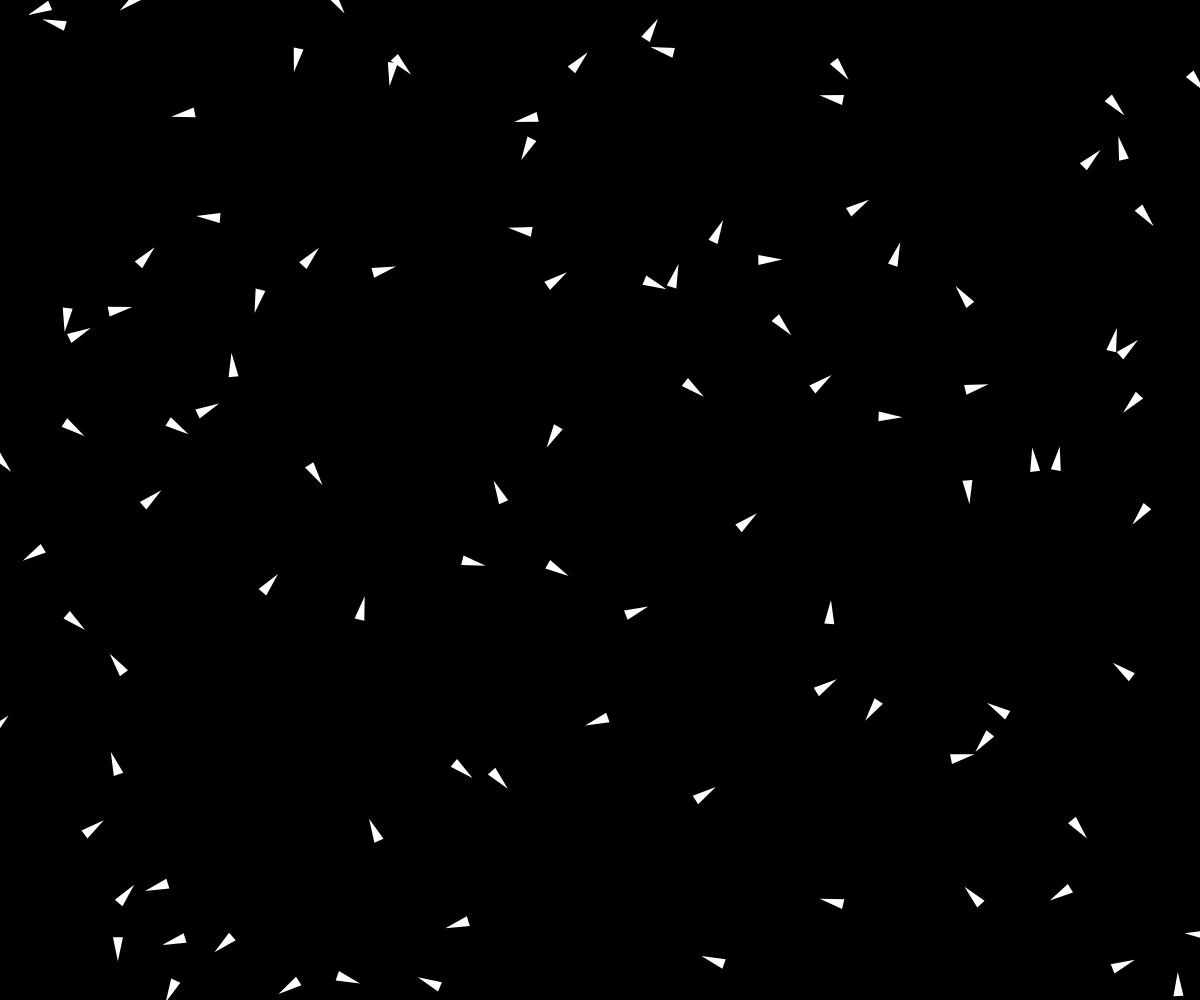
Frame 1 (no input)
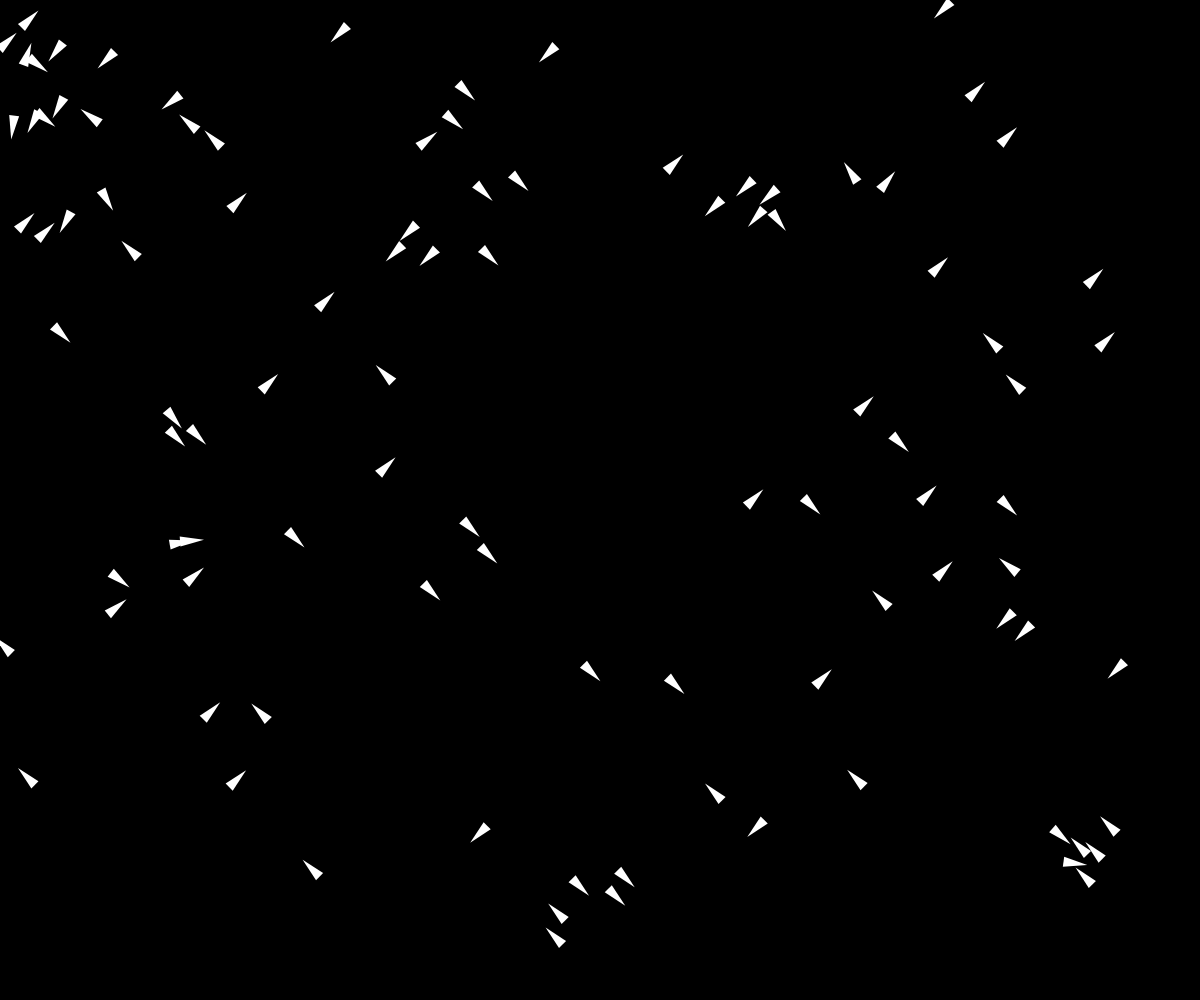
Frame 60 (no input)
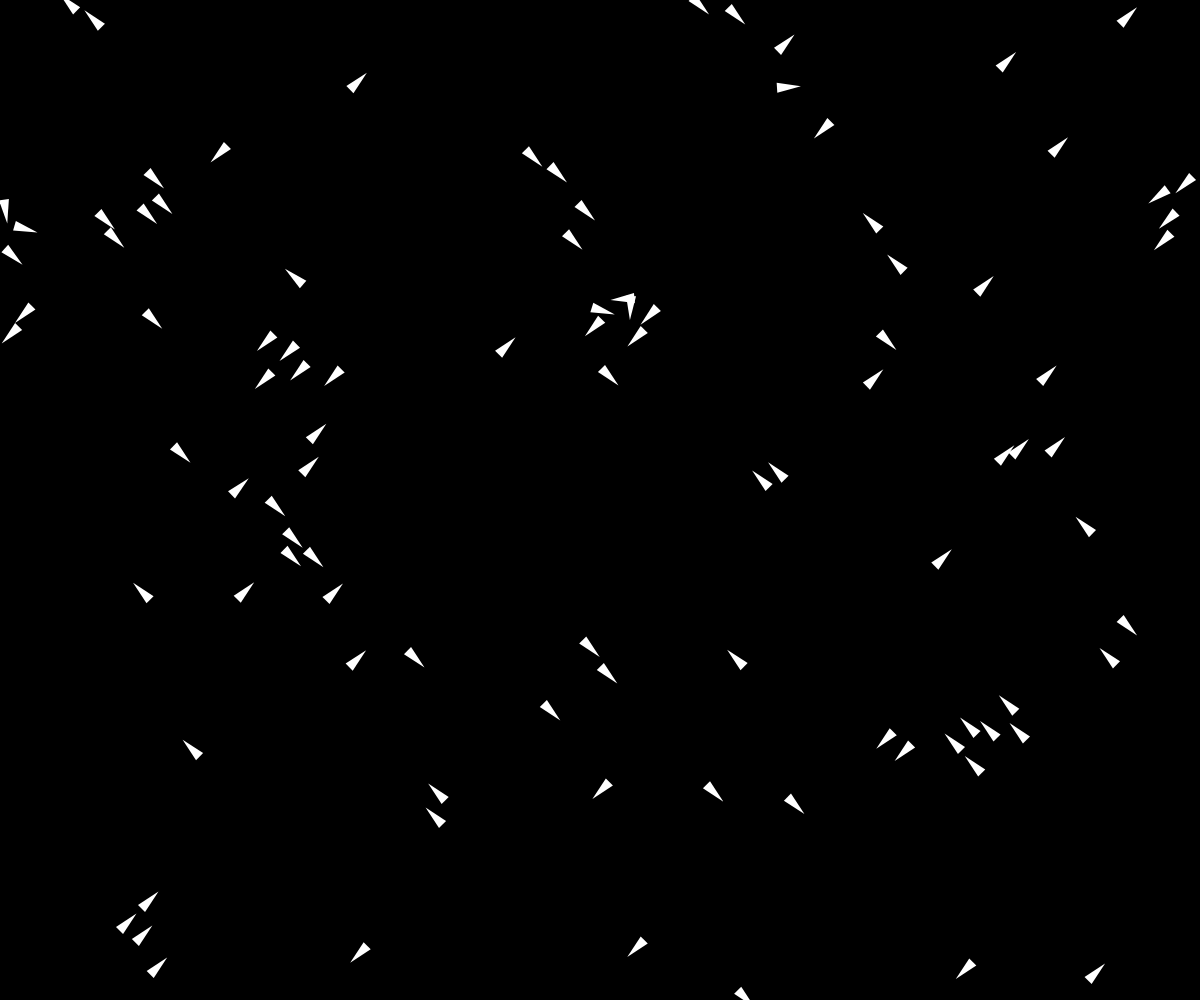
Frame 120 (the mouse pressed at the canvas centre since frame 60)

The p5.js sketch that drew these frames (run headless with seeded random() and noise() and a simulated clock; from frame 60 on, the mouse is pressed at the canvas centre):

// p5.js sketch
// ── sketch.js
var triganisms = [];

function setup() {

	createCanvas(windowWidth, windowHeight);

	for (let i = 0; i < 100; i++) {
		var triganism = new Triganism();
		triganisms.push(triganism);
	}

}

function draw() {

	background(0);

	for (let triganism of triganisms) {
		triganism.gen();
		triganism.average(triganisms);
		triganism.avoid(triganisms);
	}

}

// ── Triganism.js
function Triganism() {

  this.maxSpeed = 2;
  this.maxForce = 0.5;

  this.r = createVector(random(0, width), random(0, height));
  this.v = createVector(random(-1, 1), random(-1, 1));
  this.v.setMag(this.maxSpeed);
  this.a = createVector(0, 0);

}

Triganism.prototype.gen = function() {

  // constrain velocity
  this.v.x = constrain(this.v.x, -this.maxSpeed, this.maxSpeed);
  this.v.y = constrain(this.v.y, -this.maxSpeed, this.maxSpeed);

  // physics
  this.r.add(this.v);
  this.v.add(this.a);

  // teleport
  if (this.r.x > width) {
    this.r.x = 0;
  } if (this.r.x < 0) {
    this.r.x = width;
  } if (this.r.y < 0) {
    this.r.y = height;
  } if (this.r.y > height) {
    this.r.y = 0;
  }

  // create triganism vertices
  this.apos = new p5.Vector(12, 0);
  this.bpos = new p5.Vector(-12, -5);
  this.cpos = new p5.Vector(-12, 5);

  // generate triganism
  push();
  translate(this.r.x, this.r.y);
  noStroke();
  fill(255);
  rotate(this.v.heading());
  triangle(this.apos.x, this.apos.y, this.bpos.x, this.bpos.y, this.cpos.x, this.cpos.y);
  pop();

  // reset acceleration
  this.a.mult(0);

}

Triganism.prototype.applyForce = function(force) {
  this.a.add(force);
}

Triganism.prototype.average = function(triganisms) {

  var velocities = [];
  var num = 0; // number of triganisms to find average velocity of

  // find velocities the current triganism is interested in
  for (let triganism of triganisms) {
    if (this.r.dist(triganism.r) < 40) {
      velocities.push(triganism.v);
      num++;
    }
  }

  // find the average of those velocities
  var aveVelocity = createVector(0, 0);
  for (let velocity of velocities) {
    aveVelocity.add(velocity);
  }

  // hacky code to avoid dividing by zero
  if (num > 0) {
    aveVelocity.mult(1/num);
  }

  // apply a force to the current triganism
  aveVelocity.setMag(this.maxForce);
  this.applyForce(aveVelocity);

}

Triganism.prototype.avoid = function(triganisms) {

  // find velocities the current triganism is interested in
  for (let triganism of triganisms) {
    if (this.r.dist(triganism.r) < 15) {

      var repulsion = p5.Vector.sub(this.r, triganism.r); // vector from that to this

      repulsion.setMag(1);

      this.applyForce(repulsion);

  }
}

}
